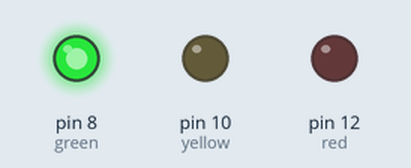
Recording of a sketch running on a simulated Arduino Uno, built with avr-gcc and run on an emulated ATmega328P. Shown: output pins drawn as LEDs (lit = HIGH).

Above: at 3.0 s.
At 6.5 s:
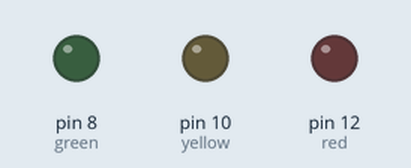
At 12.0 s:
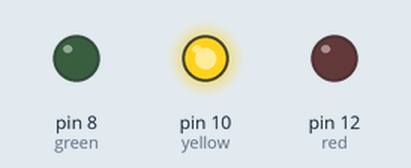
At 15.5 s:
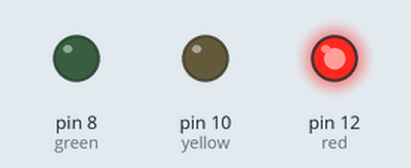
At 19.0 s:
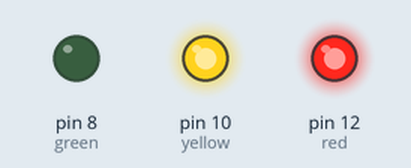
Timing chart, 0 to 26.0 s (numbered marks = the images above):
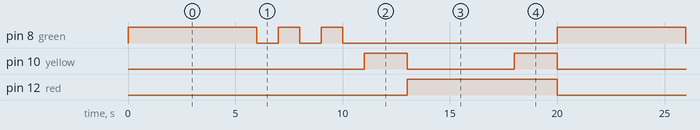

Measured:
- by itself, pin 8 (green): repeats every 20.0 s: 2 × (LOW 1.0 s, HIGH 1.0 s), LOW 10.0 s, HIGH 6.0 s
- by itself, pin 10 (yellow): repeats every 20.0 s: LOW 5.0 s, HIGH 2.0 s, LOW 11.0 s, HIGH 2.0 s
- by itself, pin 12 (red): alternates HIGH for 7.0 s and LOW for 13.0 s

The sketch:

sketch_sep20a.ino
```cpp
int red = 12;
int yellow = 10;
int green = 8;

void setup() {
  pinMode(red, OUTPUT);
  pinMode(yellow, OUTPUT);
  pinMode(green, OUTPUT);
}
void loop() {
  digitalWrite(green, HIGH);
  delay(5000);
  for (int i = 0; i < 3; i++) {
    digitalWrite(green, HIGH);
    delay(1000);
    digitalWrite(green, LOW);
    delay(1000);
  }
  digitalWrite(yellow, HIGH);
  delay(2000);
  digitalWrite(yellow, LOW);
  digitalWrite(red, HIGH);
  delay(5000);
  digitalWrite(yellow, HIGH);
  delay(2000);
  digitalWrite(red, LOW);
  digitalWrite(yellow, LOW);
}
```
